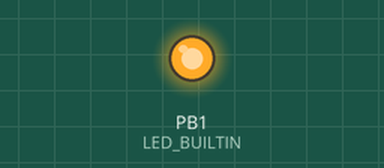
This sketch was run on a simulated ATtiny85, built with avr-gcc and run on an emulated ATtiny85. On the bench: output pins drawn as LEDs (lit = HIGH). No radio packets arrive unless stated; what the sketch prints to the serial monitor is not drawn.

Above: at 0.1 s.
At 2.3 s:
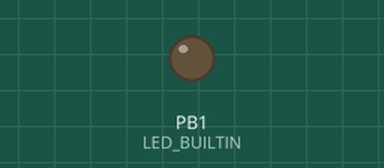
Timing chart, 0 to 3.8 s (numbered marks = the images above):
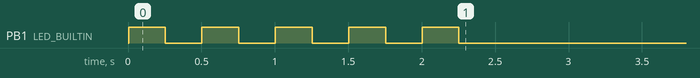

The sketch:

ask_transmitter.ino
```cpp
#define DEBUG

#ifdef DEBUG
#define PRINT(x)  Serial.print (x)
#define PRINTL(x)  Serial.println (x)
#else
#define PRINT(x)
#define PRINTL(x)
#endif

#include <LowPower.h>

// ask_transmitter.pde
// -*- mode: C++ -*-
// Simple example of how to use RadioHead to transmit messages
// with a simple ASK transmitter in a very simple way.
// Implements a simplex (one-way) transmitter with an TX-C1 module
// Tested on Arduino Mega, Duemilanova, Uno, Due, Teensy, ESP-12

#include <RH_ASK.h>
#ifdef RH_HAVE_HARDWARE_SPI
#include <SPI.h> // Not actually used but needed to compile
#endif

RH_ASK driver(100,11,12,10);
// RH_ASK driver(2000, 4, 5, 0); // ESP8266 or ESP32: do not use pin 11 or 2
// RH_ASK driver(2000, 3, 4, 0); // ATTiny, RX on D3 (pin 2 on attiny85) TX on D4 (pin 3 on attiny85),
// RH_ASK driver(2000, PD14, PD13, 0); STM32F4 Discovery: see tx and rx on Orange and Red LEDS

#include "DHT.h" // Modified lines 155, 156 and 160 !!!
#define DHTPIN 7     // what digital pin the DHT22 is conected to
#define DHTPWRPIN 6     // what digital pin the DHT22 is conected to
#define DHTTYPE DHT22   // there are multiple kinds of DHT sensors
DHT dht(DHTPIN, DHTTYPE);

#define SENDINTERVAL 20 // interval between sending shit
uint16_t timepassed = 99999; // seconds since last send

struct sensorpacket {
  char id[8] = "THS0001";
  /* Payload type
     0 = unknown/error
     1 = temperature (C * 10)
     2 = humidity (RH * 10)
     3 = pressure (hPa)
     4 = voltage (V)
     5 = luminance (lux)
  */
  int8_t packetnr = 0; // running packet number
  int8_t type = 0;
  int16_t payload = 0;
} sensorpacket1;


void setup()
{
  // IO
  pinMode(LED_BUILTIN, OUTPUT);
  pinMode(DHTPWRPIN, OUTPUT);
  pinMode(DHTPIN, INPUT );

  digitalWrite(LED_BUILTIN, HIGH);

#ifdef DEBUG
  Serial.begin(9600);	  // Debugging only
#endif


PRINT("configured 433 packet size: "); PRINTL(sizeof(sensorpacket));

  if (!driver.init())
    PRINTL("init failed");

  digitalWrite(LED_BUILTIN, LOW);
  blinkLed(5, 250);
}


long millisp;
void loop()
{
  updateValues2();
  delay(1000);
  /*
  // Sleep for 10 minutes (600 s / 8 s = 75)
  unsigned int sleepCounter;
  for (sleepCounter = 75; sleepCounter > 0; sleepCounter--)
  {
    LowPower.powerDown(SLEEP_8S, ADC_OFF, BOD_OFF);
  }

  PRINTL(millis());
 */
}

void updateValues() {
  // digitalWrite(LED_BUILTIN, !digitalRead(LED_BUILTIN));


  // Power up temp/humid/pressure sensor
  digitalWrite(DHTPWRPIN, HIGH);
  dht.begin();
  delay(2000); // Need to wait at least 2s for stable readings
  float rh = dht.readHumidity();
  float temp = dht.readTemperature();
  sensorpacket1.payload = (int)rh * 10;
  sensorpacket1.payload = (int)temp * 10;

  digitalWrite(DHTPWRPIN, LOW);
  digitalWrite(DHTPIN, LOW); //disable the internal pullup resistor (enabled by dht.begin)
  //pinmode(DHTPIN, INPUT); <-- this (input with pull-up resistor disabled) should consume equal amount of power as output set to low
delay(2000);
  // Voltage
  sensorpacket1.type = 4;
  sensorpacket1.payload = (int)readVcc();
  sendpacket();
  delay(50);

  // Temperature
  sensorpacket1.type = 1;
  if (isnan(temp)) {
    PRINTL("temp error");
    sensorpacket1.payload = -2000;
  } else sensorpacket1.payload = (int)temp * 10;
  sendpacket();
  delay(50);

  // Humidity
  sensorpacket1.type = 2;
  if (isnan(rh)) {
    PRINTL("rh error");
    sensorpacket1.payload = -2000;
  } else sensorpacket1.payload = (int)rh * 10;
  delay(50);

}


void updateValues2() {
  // digitalWrite(LED_BUILTIN, !digitalRead(LED_BUILTIN));

  // Voltage
  sensorpacket1.type = 4;
  sensorpacket1.payload = 101;
  sendpacket();
  delay(50);

  // Temperature
  sensorpacket1.type = 1;
  sensorpacket1.payload = 202;
  sendpacket();
  delay(50);

  // Humidity
  sensorpacket1.type = 2;
  sensorpacket1.payload = 303;
  sendpacket();
  delay(50);

}


void sendpacket() {
 // uint8_t tx_buf[sizeof(sensorpacket)] = {0};
 // memcpy(tx_buf, &sensorpacket1, sizeof(sensorpacket) );
//  byte tx_size = sizeof(sensorpacket);

  //driver.send((uint8_t *)tx_buf, tx_size);
  driver.send((uint8_t *)&sensorpacket1, sizeof(sensorpacket));
  driver.waitPacketSent();
  delay(500);
}


long readVcc() {
  long result; // Read 1.1V reference against AVcc
  ADMUX = _BV(REFS0) | _BV(MUX3) | _BV(MUX2) | _BV(MUX1);
  delay(2); // Wait for Vref to settle
  ADCSRA |= _BV(ADSC); // Convert
  while (bit_is_set(ADCSRA, ADSC));
  result = ADCL;
  result |= ADCH << 8;
  result = 1126400L / result; // Back-calculate AVcc in mV
  return result;
}


void blinkLed(int times, int blinkdelay) {
  for (int cnt = times; cnt > 0; cnt--) {
    digitalWrite(LED_BUILTIN, HIGH);
    delay(blinkdelay);
    digitalWrite(LED_BUILTIN, LOW);
    delay(blinkdelay);
  }
}
```
